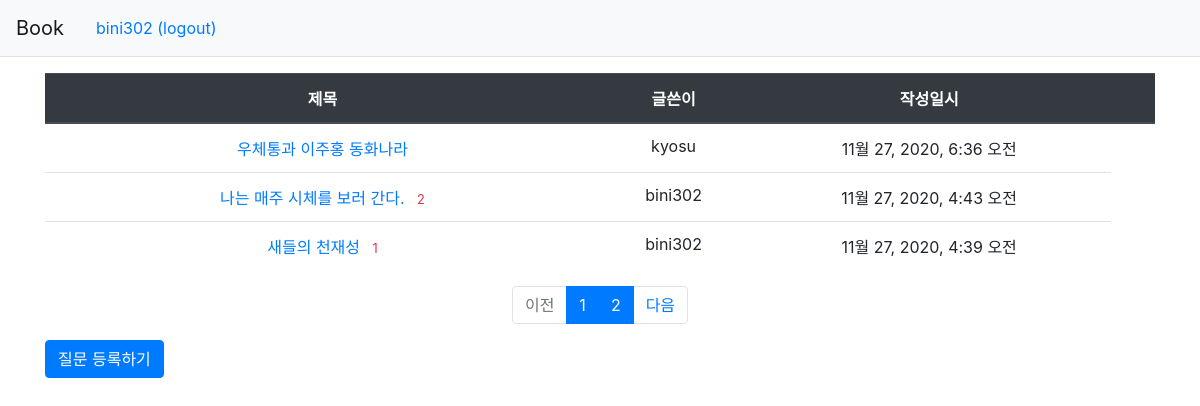
The app's page / (signed in) with its own data.
### polls1/models.py (models this page shows)
class Book(models.Model):
    objects = None
    author = models.ForeignKey(User, on_delete=models.CASCADE, null=TRUE)
    subject = models.CharField(max_length=200)
    content = models.TextField()
    create_date = models.DateTimeField()

### polls1/views.py (the view)
# urls.py: path('', views.index, name='index'),
def index(request):
    page = request.GET.get('page', '1')
    book_list = Book.objects.order_by('-create_date')
    paginator = Paginator(book_list, 3)
    page_obj = paginator.get_page(page)
    context = {'book_list': page_obj}
    return render(request, "polls1/book_list.html", context)

### templates/polls1/book_list.html (shortened to what this page needs)
{% extends 'base.html' %}
{% load static %}
{% block content %}
        <div class="container my-3">
            <table class="table">
                <thead>
                <tr class="text-center thead-dark">
                    <th style="width:50%">제목</th>
                    <th>글쓴이</th>
                    <th>작성일시</th>
                    <th></th>
                </tr>
                </thead>
                <tbody>
                {% if book_list %}
                {% for book in book_list %}
                <tr class="text-center">
                    <td class="text-center thead-dark">
                        <a href="{% url 'polls1:detail' book.id %}">{{ book.subject }}</a>
                        {% if book.read_set.count > 0 %}
                        <span class="text-danger small ml-2">{{ book.read_set.count }}</span>
                        {% endif %}
                    </td>
                    <td class="text-center thead-dark">{{ book.author.username }}</td>
                    <td class="text-center thead-dark">{{ book.create_date }}</td>
                </tr>
                {% endfor %}
                {% else %}
                <tr>
                    <td colspan="10">질문이 없습니다.</td>
                </tr>
                {% endif %}
                </tbody>
            </table>
    <ul class="pagination justify-content-center">
        {% if book_list.has_previous %}
        <li class="page-item">
            <a class="page-link" href="?page={{ book_list.previous_page_number }}">이전</a>
        </li>
        {% else %}
        <li class="page-item disabled">
            <a class="page-link" tabindex="-1" aria-disabled="true" href="#">이전</a>
        </li>
        {% endif %}
        {% for page_number in book_list.paginator.page_range %}
            {% if page_number >= book_list.number|add:-5 and page_number <= book_list.number|add:5 %}
            <li class="page-item active" aria-current="page">
                <a class="page-link" href="?page={{ page_number }}">{{ page_number }}</a>
            </li>
            {% else %}
            <li class="page-item">
                <a class="page-link" href="?page={{ page_number }}">{{ page_number }}</a>
            </li>
            {% endif %}
        {% endfor %}
        {% if book_list.has_next %}
        <li class="page-item">
            <a class="page-link" href="?page={{ book_list.next_page_number }}">다음</a>
        </li>
        {% else %}
        <li class="page-item disabled">
            <a class="page-link" tabindex="-1" aria-disabled="true" href="#">다음</a>
        </li>
        {% endif %}
    </ul>
            <a href="{% url 'polls1:book_create' %}" class="btn btn-primary">질문 등록하기</a>
        </div>
{% endblock %}

### templates/base.html (shortened to what this page needs)
{% load static %}
<html lang="ko">
<head>
    <link rel="stylesheet" type="text/css" href="{% static 'bootstrap.min.css' %}">
    <link rel="stylesheet" type="text/css" href="{% static 'style.css' %}">
</head>
<body>
<nav class="navbar navbar-expand-lg navbar-light bg-light border-bottom">
    <a class="navbar-brand" href="{% url 'polls1:index' %}">Book</a>
    {% if user.is_authenticated %}
    <a class="nav-link" href="{% url 'common:logout' %}">{{ user.username }} (logout)</a>
    {% else %}
    <a class="nav-link" href="{% url 'common:login' %}">login</a>
    {% endif %}
</nav>
{% block content %}
{% endblock %}
</body>
</html>

### records on screen
Book: subject "우체통과 이주홍 동화나라", author.username "kyosu", create_date "11월 27, 2020, 6:36 오전"
Book: subject "나는 매주 시체를 보러 간다.", read_set.count "2", author.username "bini302", create_date "11월 27, 2020, 4:43 오전"
Book: subject "새들의 천재성", read_set.count "1", author.username "bini302", create_date "11월 27, 2020, 4:39 오전"

### other values on screen
{{ user.username }} "bini302"
{{ page_number }} "1" "2"
